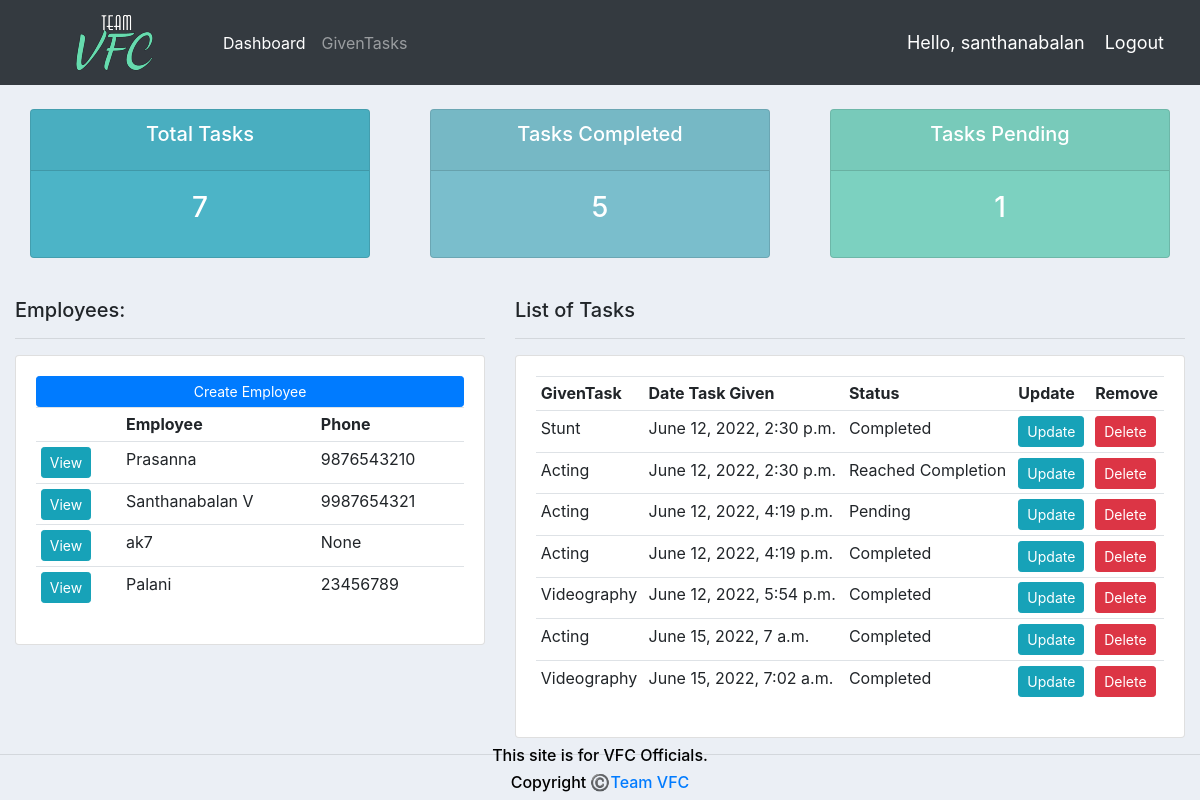
Page / (signed in) on the committed database.
### accounts/models.py (models this page shows, shortened)
class Employee(models.Model):
	user = models.OneToOneField(User, null=True, blank=True, on_delete=models.CASCADE)
	name = models.CharField(max_length=200, null=True)
	phone = models.CharField(max_length=200, null=True)
	email = models.CharField(max_length=200, null=True)
	profile_pic = models.ImageField(default="profile1.png", null=True, blank=True)
	date_created = models.DateTimeField(auto_now_add=True, null=True)

class Task(models.Model):
	STATUS = (
			('Pending', 'Pending'),
			('Reached Completion', 'Reached Completion'),
			('Completed', 'Completed'),
			)
	employee = models.ForeignKey(Employee, null=True, on_delete= models.SET_NULL)
	givenTask = models.ForeignKey(GivenTask, null=True, on_delete= models.SET_NULL)
	date_created = models.DateTimeField(auto_now_add=True, null=True)
	status = models.CharField(max_length=200, null=True, choices=STATUS)
	salary = models.IntegerField(max_length=10, null=True)
	note = models.CharField(max_length=1000, null=True)

class GivenTask(models.Model):
	CATEGORY = (
			('Onspot', 'Onspot'),
			('Remotework', 'Remotework'),
			)
	name = models.CharField(max_length=200, null=True)
	price = models.FloatField(null=True)
	category = models.CharField(max_length=200, null=True, choices=CATEGORY)
	description = models.CharField(max_length=200, null=True, blank=True)
	date_created = models.DateTimeField(auto_now_add=True, null=True)
	tags = models.ManyToManyField(Tag)
	def __str__(self):
		return self.name

### accounts/decorators.py (the view)
	def wrapper_function(request, *args, **kwargs):
		group = None
		if request.user.groups.exists():
			group = request.user.groups.all()[0].name
		if group == 'employee':
			return redirect('user-page')
		if group == 'admin':
			return view_func(request, *args, **kwargs)

### accounts/views.py (called while the page is built)
@login_required(login_url='login')
@admin_only
def home(request):
	tasks = Task.objects.all()
	employees = Employee.objects.all()
	total_employees = employees.count()
	total_tasks = tasks.count()
	completed = tasks.filter(status='Completed').count()
	pending = tasks.filter(status='Pending').count()
	context = {'tasks':tasks, 'employees':employees,
	'total_tasks':total_tasks,'completed':completed,
	'pending':pending }
	return render(request, 'accounts/dashboard.html', context)

### accounts/templates/accounts/dashboard.html
{%  extends 'accounts/main.html' %}
{% block content %}
{%  include 'accounts/status.html' %}
<br>
<div class="row">
	<div class="col-md-5">
		<h5>Employees:</h5>
		<hr>
		<div class="card card-body">
			<a class="btn btn-primary  btn-sm btn-block" href="">Create Employee</a>
			<table class="table table-sm">
				<tr>
					<th></th>
					<th>Employee</th>
					<th>Phone</th>
				</tr>
				{% for employee in employees %}
					<tr>
						<td><a class="btn btn-sm btn-info" href="{% url 'employee' employee.id %}">View</a></td>
						<td>{{employee.name}}</td>
						<td>{{employee.phone}}</td>
					</tr>
				{% endfor %}
			</table>
		</div>
	</div>
	<div class="col-md-7">
		<h5>List of Tasks</h5>
		<hr>
		<div class="card card-body">
			<table class="table table-sm">
				<tr>
					<th>GivenTask</th>
					<th>Date Task Given</th>
					<th>Status</th>
					<th>Update</th>
					<th>Remove</th>
				</tr>
				{% for task in tasks %}
					<tr>
						<td>{{task.givenTask}}</td>
						<td>{{task.date_created}}</td>
						<td>{{task.status}}</td>
						<td><a class="btn btn-sm btn-info" href="{% url 'update_task' task.id %}">Update</a></td>
						<td><a class="btn btn-sm btn-danger" href="{% url 'delete_task' task.id %}">Delete</a></td>
					</tr>
				{% endfor %}
			</table>
		</div>
	</div>
</div>
{% endblock %}

### accounts/templates/accounts/navbar.html (shortened to what this page needs)
{% load static %}
<nav class="navbar navbar-expand-lg navbar-dark bg-dark">
 <img src="{% static 'images/logovfc.png' %}">
  <div class="collapse navbar-collapse" id="navbarNav">
    <ul class="navbar-nav">
      {% if request.user.is_staff %}
      <li class="nav-item active">
        <a class="nav-link" href="{% url 'home' %}">Dashboard</a>
      </li>
      <li class="nav-item">
        <a class="nav-link" href="{% url 'givenTasks' %}">GivenTasks</a>
      </li>
      {% else %}
       <li class="nav-item">
        <a class="nav-link" href="{% url 'account' %}">Settings</a>
      </li>
      {% endif %}
    </ul>
  </div>
  <span class="hello-msg">Hello, {{request.user}}</span>
  <span ><a  class="hello-msg" href="{% url 'logout' %}">Logout</a></span>
</nav>

### accounts/static/css/main.css (style rules this page uses)
body { background-color: #ebeff5; }

### accounts/templates/accounts/navbar.html (style rules this page uses)
.hello-msg { font-size: 18px; color: #fff; margin-right: 20px; }

### rows in the picture
Employee: name "Prasanna", phone "9876543210"
Employee: name "Santhanabalan V", phone "9987654321"
Employee: name "ak7", phone "None"
Employee: name "Palani", phone "23456789"
Task: givenTask "Stunt", date_created "June 12, 2022, 2:30 p.m.", status "Completed"
Task: givenTask "Acting", date_created "June 12, 2022, 2:30 p.m.", status "Reached Completion"
Task: givenTask "Acting", date_created "June 12, 2022, 4:19 p.m.", status "Pending"
Task: givenTask "Acting", date_created "June 12, 2022, 4:19 p.m.", status "Completed"
Task: givenTask "Videography", date_created "June 12, 2022, 5:54 p.m.", status "Completed"
Task: givenTask "Acting", date_created "June 15, 2022, 7 a.m.", status "Completed"
Task: givenTask "Videography", date_created "June 15, 2022, 7:02 a.m.", status "Completed"

### other values in the picture
{{ request.user }} "santhanabalan"
{{ total_tasks }} "7"
{{ completed }} "5"
{{ pending }} "1"
